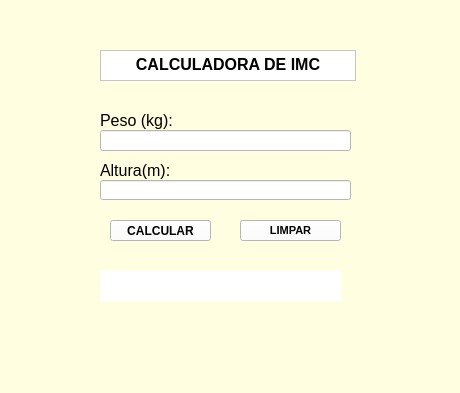
<?xml version="1.0" encoding="UTF-8"?>
<ui version="4.0">
 <class>MainWindow</class>
 <widget class="QMainWindow" name="MainWindow">
  <property name="geometry">
   <rect>
    <x>0</x>
    <y>0</y>
    <width>460</width>
    <height>393</height>
   </rect>
  </property>
  <property name="windowTitle">
   <string>MainWindow</string>
  </property>
  <property name="styleSheet">
   <string notr="true">background-color: rgb(255, 254, 224);</string>
  </property>
  <widget class="QWidget" name="centralwidget">
   <widget class="QTextBrowser" name="textBrowser">
    <property name="geometry">
     <rect>
      <x>100</x>
      <y>50</y>
      <width>256</width>
      <height>31</height>
     </rect>
    </property>
    <property name="styleSheet">
     <string notr="true">background-color: rgb(255, 255, 255);</string>
    </property>
    <property name="html">
     <string>&lt;!DOCTYPE HTML PUBLIC &quot;-//W3C//DTD HTML 4.0//EN&quot; &quot;http://www.w3.org/TR/REC-html40/strict.dtd&quot;&gt;
&lt;html&gt;&lt;head&gt;&lt;meta name=&quot;qrichtext&quot; content=&quot;1&quot; /&gt;&lt;style type=&quot;text/css&quot;&gt;
p, li { white-space: pre-wrap; }
&lt;/style&gt;&lt;/head&gt;&lt;body style=&quot; font-family:'MS Shell Dlg 2'; font-size:8.25pt; font-weight:400; font-style:normal;&quot;&gt;
&lt;p align=&quot;center&quot; style=&quot; margin-top:0px; margin-bottom:0px; margin-left:0px; margin-right:0px; -qt-block-indent:0; text-indent:0px;&quot;&gt;&lt;span style=&quot; font-size:12pt; font-weight:600;&quot;&gt;CALCULADORA DE IMC&lt;/span&gt;&lt;/p&gt;&lt;/body&gt;&lt;/html&gt;</string>
    </property>
   </widget>
   <widget class="QLabel" name="label">
    <property name="geometry">
     <rect>
      <x>100</x>
      <y>110</y>
      <width>81</width>
      <height>21</height>
     </rect>
    </property>
    <property name="font">
     <font>
      <pointsize>12</pointsize>
      <weight>50</weight>
      <bold>false</bold>
      <strikeout>false</strikeout>
     </font>
    </property>
    <property name="text">
     <string>Peso (kg):</string>
    </property>
   </widget>
   <widget class="QLineEdit" name="lineEdit">
    <property name="geometry">
     <rect>
      <x>100</x>
      <y>130</y>
      <width>251</width>
      <height>21</height>
     </rect>
    </property>
    <property name="styleSheet">
     <string notr="true">background-color: rgb(255, 255, 255);</string>
    </property>
   </widget>
   <widget class="QLabel" name="label_2">
    <property name="geometry">
     <rect>
      <x>100</x>
      <y>160</y>
      <width>91</width>
      <height>21</height>
     </rect>
    </property>
    <property name="font">
     <font>
      <pointsize>12</pointsize>
     </font>
    </property>
    <property name="text">
     <string>Altura(m):</string>
    </property>
   </widget>
   <widget class="QLineEdit" name="lineEdit_2">
    <property name="geometry">
     <rect>
      <x>100</x>
      <y>180</y>
      <width>251</width>
      <height>20</height>
     </rect>
    </property>
    <property name="styleSheet">
     <string notr="true">background-color: rgb(255, 255, 255);</string>
    </property>
   </widget>
   <widget class="QPushButton" name="pushButton">
    <property name="geometry">
     <rect>
      <x>110</x>
      <y>220</y>
      <width>101</width>
      <height>21</height>
     </rect>
    </property>
    <property name="font">
     <font>
      <weight>75</weight>
      <bold>true</bold>
     </font>
    </property>
    <property name="styleSheet">
     <string notr="true">background-color: rgb(255, 255, 255);</string>
    </property>
    <property name="text">
     <string>CALCULAR</string>
    </property>
   </widget>
   <widget class="QPushButton" name="pushButton_2">
    <property name="geometry">
     <rect>
      <x>240</x>
      <y>220</y>
      <width>101</width>
      <height>21</height>
     </rect>
    </property>
    <property name="font">
     <font>
      <pointsize>8</pointsize>
      <weight>75</weight>
      <bold>true</bold>
     </font>
    </property>
    <property name="styleSheet">
     <string notr="true">background-color: rgb(255, 255, 255);</string>
    </property>
    <property name="text">
     <string>LIMPAR</string>
    </property>
   </widget>
   <widget class="QLabel" name="label_result">
    <property name="geometry">
     <rect>
      <x>100</x>
      <y>270</y>
      <width>241</width>
      <height>31</height>
     </rect>
    </property>
    <property name="styleSheet">
     <string notr="true">background-color: rgb(255, 255, 255);</string>
    </property>
    <property name="text">
     <string/>
    </property>
   </widget>
  </widget>
  <widget class="QMenuBar" name="menubar">
   <property name="geometry">
    <rect>
     <x>0</x>
     <y>0</y>
     <width>460</width>
     <height>21</height>
    </rect>
   </property>
  </widget>
  <widget class="QStatusBar" name="statusbar"/>
 </widget>
 <resources/>
 <connections/>
</ui>
